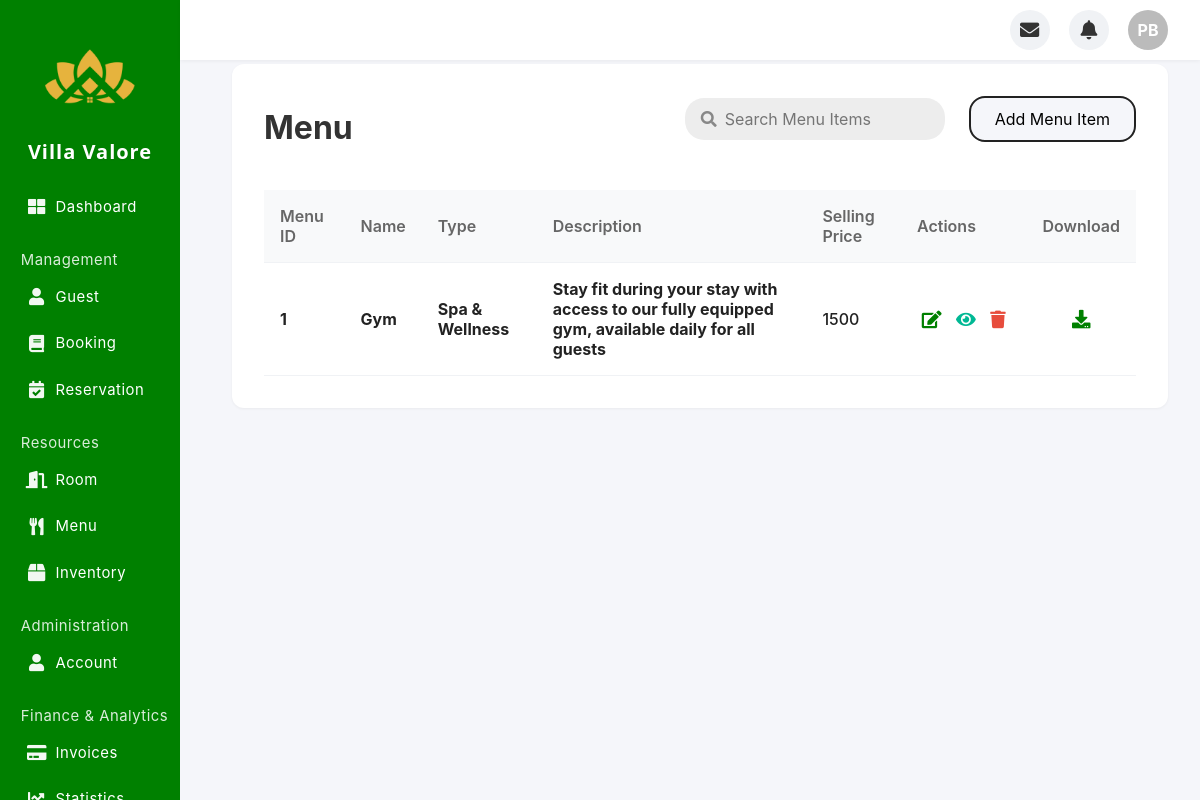
The page /admin/menu_service.php on the database its author committed.
### tables this page shows
CREATE TABLE `menu_service` (
  `MenuID` int(11) NOT NULL,
  `Name` varchar(255) NOT NULL,
  `Type` enum('Reception/Front Desk','Housekeeping','Room Service','Food & Beverage','Wi-Fi & Technology','Spa & Wellness','Safety & Security') NOT NULL,
  `Description` varchar(255) NOT NULL,
  `SellingPrice` int(11) NOT NULL
);

### admin/menu_service.php (the view, shortened to what this page needs)
<?php
include 'connections.php';
$where = [];
$params = [];
if (count($where) > 0) {
  $sql = "SELECT * FROM menu_service WHERE " . implode(' AND ', $where) . " ORDER BY MenuID DESC";
  $stmt = $conn->prepare($sql);
  if ($params) {
    $types = str_repeat('s', count($params));
    $stmt->bind_param($types, ...$params);
  }
  $stmt->execute();
  $resResult = $stmt->get_result();
} else {
  $resQuery = "SELECT * FROM menu_service ORDER BY MenuID DESC";
  $resResult = $conn->query($resQuery);
}
?>
<!DOCTYPE html>
<html lang="en">
<head>
  <link rel="stylesheet" href="https://cdnjs.cloudflare.com/ajax/libs/font-awesome/5.15.4/css/all.min.css">
</head>
<body>
  <div class="sidebar" id="sidebar">
        <div class="sidebar-logo">
            <img src="images/villavalorelogo.png" alt="Villa Valore Logo">
        </div>
        <div class="sidebar-title">Villa Valore</div>
        <div class="sidebar-nav-center">
            <div class="nav-section">
                <a class="nav-link" href="index.php"><i class="fas fa-th-large"></i><span>Dashboard</span></a>
            </div>
            <div class="nav-section">
                <span class="sidebar-section-label">Management</span>
                <a class="nav-link" href="student.php"><i class="fas fa-user"></i><span>Guest</span></a>
                <a class="nav-link" href="booking.php"><i class="fas fa-book"></i><span>Booking</span></a>
                <a class="nav-link" href="reservation.php"><i class="fas fa-calendar-check"></i><span>Reservation</span></a>
            </div>
            <div class="nav-section">
                <span class="sidebar-section-label">Resources</span>
                <a class="nav-link" href="room.php"><i class="fas fa-door-open"></i><span>Room</span></a>
                <a class="nav-link" href="menu_service.php"><i class="fas fa-utensils"></i><span>Menu</span></a>
                <a class="nav-link" href="inventory.php"><i class="fas fa-box"></i><span>Inventory</span></a>
            </div>
            <div class="nav-section">
                <span class="sidebar-section-label">Administration</span>
                <a class="nav-link" href="account.php"><i class="fas fa-user"></i><span>Account</span></a>
            </div>
            <div class="nav-section">
                <span class="sidebar-section-label">Finance & Analytics</span>
                <a class="nav-link" href="payment.php"><i class="fas fa-credit-card"></i><span>Invoices</span></a>
                <a class="nav-link" href="statistics.php"><i class="fas fa-chart-line"></i><span>Statistics</span></a>
            </div>
        </div>
    </div>
    <div class="top-bar" id="topBar">
        <div class="top-bar-right">
            <div class="top-bar-icon" title="Email"><i class="fas fa-envelope"></i></div>
            <div class="top-bar-icon" title="Notifications"><i class="fas fa-bell"></i></div>
            <div class="top-bar-account" title="Account">PB</div>
        </div>
    </div>
  <div class="main-content">
  <div class="reservation-section">
    <div style="display: flex; align-items: center; justify-content: space-between; margin-bottom: 1.5rem;">
    <h1 style="margin-bottom: 0; border-bottom: 4px solid rgb(255, 255, 255); display: inline-block; padding-bottom: 0.2rem;">Menu</h1>
    <div class="search-filter-bar">
      <div class="search-wrapper">
        <i class="fas fa-search search-icon"></i>
        <input type="text" id="searchInput" class="search-input" placeholder="Search Menu Items">
      </div>
      <button class="create-btn" id="createBtn">Add Menu Item</button>
    </div>
    </div>
    <table class="reservation-table">
    <thead>
      <tr>
      <th>Menu ID</th>
      <th>Name</th>
      <th>Type</th>
      <th>Description</th>
      <th>Selling Price</th>
      <th>Actions</th>
      <th>Download</th>
      </tr>
    </thead>
    <tbody>
    <?php if ($resResult && $resResult->num_rows > 0): ?>
      <?php while($row = $resResult->fetch_assoc()): ?>
      <tr data-id="<?php echo $row['MenuID']; ?>">
      <td><b><?php echo $row['MenuID']; ?></b></td>
      <td><b><?php echo htmlspecialchars($row['Name']); ?></b></td>
      <td><b><?php echo htmlspecialchars($row['Type']); ?></b></td>
      <td><b><?php echo htmlspecialchars($row['Description']); ?></b></td>
      <td><?php echo $row['SellingPrice']; ?></td>
      <td>
        <div class="action-group">
        <button type="button" class="action-btn edit-btn"
          data-id="<?php echo $row['MenuID']; ?>"
          data-name="<?php echo htmlspecialchars($row['Name']); ?>"
          data-type="<?php echo htmlspecialchars($row['Type']); ?>"
          data-description="<?php echo htmlspecialchars($row['Description']); ?>"
          data-sellingprice="<?php echo htmlspecialchars($row['SellingPrice']); ?>"
><i class="fas fa-edit"></i></button>
<button type="button" class="action-btn view-btn"
  data-id="<?php echo $row['MenuID']; ?>"
  data-name="<?php echo htmlspecialchars($row['Name']); ?>"
  data-type="<?php echo htmlspecialchars($row['Type']); ?>"
  data-description="<?php echo htmlspecialchars($row['Description']); ?>"
  data-sellingprice="<?php echo htmlspecialchars($row['SellingPrice']); ?>"
><i class="fas fa-eye"></i></button>
<button type="button" class="action-btn delete-btn"
  data-id="<?php echo $row['MenuID']; ?>"
><i class="fas fa-trash"></i></button>
        </div>
        <td>
              <button class="download-table-btn" title="Download Table" onclick="showDownloadModal(event)">
                <i class="fas fa-download"></i>
              </button>
            </td>
      </td>
      </tr>
      <?php endwhile; ?>
    <?php else: ?>
      <tr><td colspan="11">No menus found.</td></tr>
    <?php endif; ?>
    </tbody>
    </table>
  </div>
  </div>
</body>
</html>

### rows shown on the page
menu_service: MenuID "1", Name "Gym", Type "Spa & Wellness", Description "Stay fit during your stay with access to our fully equipped gym, available daily for all guests", SellingPrice "1500"
